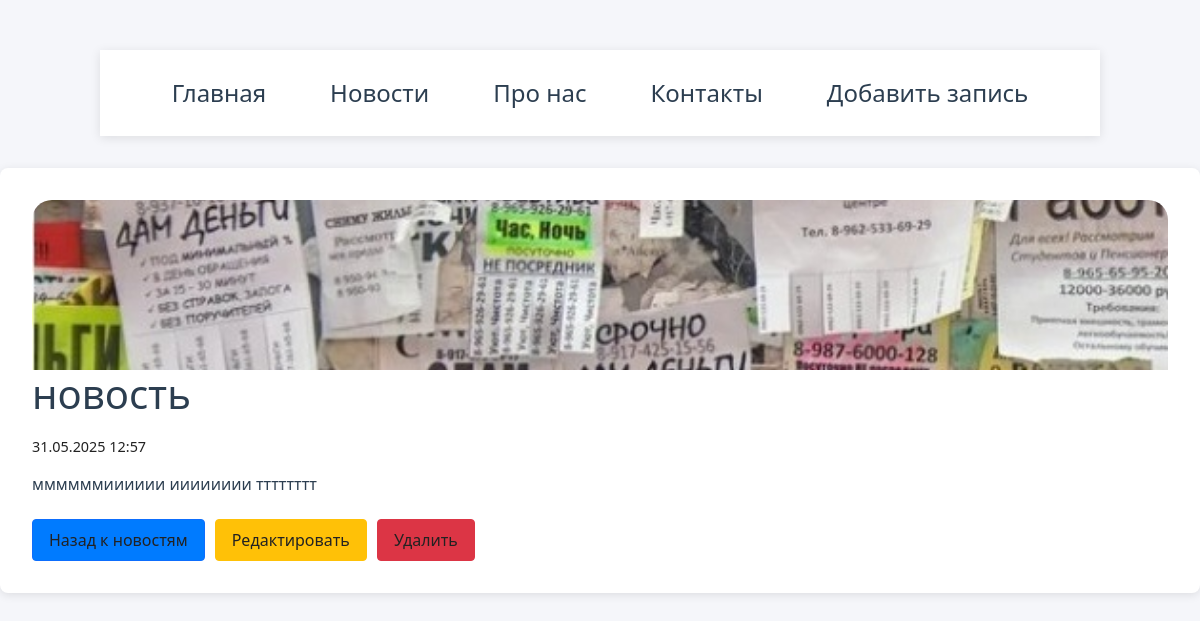
Page /news/5/ on the committed database.
### news/models.py (models this page shows, shortened)
class Articles(models.Model):
    title = models.CharField('Название', max_length=50)
    anons = models.CharField('Анонс', max_length=50)
    full_text = models.TextField('Статья', max_length=100)
    date = models.DateTimeField('Дата публикации')
    photo = models.ImageField('Фото', upload_to='photos/%Y/%m/%d/', blank=True, null=True)
    class Meta:
        verbose_name = 'Новость'
        verbose_name_plural = 'Новости'

### news/views.py (the view)
# urls.py: path('<int:pk>/', views.news_detail, name='news_detail'),
def news_detail(request, pk):
    article = get_object_or_404(Articles, pk=pk)
    return render(request, 'news/news_detail.html', {'article': article})

### news/templates/news/news_detail.html (shortened to what this page needs)
{% extends "main/layout.html" %}
{% block content %}
    <div class="news-detail">
        {% if article.photo %}
            <img src="{{ article.photo.url }}" alt="{{ article.title }}" class="news-photo">
        {% endif %}
        <h1>{{ article.title }}</h1>
        <p class="news-date">{{ article.date|date:"d.m.Y H:i" }}</p>
        <div class="news-text">
            {{ article.full_text|linebreaks }}
        </div>
        <div class="news-actions">
            <a href="{% url 'news' %}" class="btn btn-primary">Назад к новостям</a>
            <a href="{% url 'news_update' article.id %}" class="btn btn-warning">Редактировать</a>
            <a href="{% url 'news_delete' article.id %}" class="btn btn-danger">Удалить</a>
        </div>
    </div>
{% endblock %}

### main/static/main/css/main.css (style rules this page uses)
:root { --primary-color: #2c3e50; --secondary-color: #3498db; --accent-color: #e74c3c; --text-color: #2c3e50; --background-color: #f5f6fa; --nav-bg: #ffffff; --shadow: 0 2px 10px rgba(0, 0, 0, 0.1); }
body { margin: 0; padding: 0; font-family: 'Segoe UI', system-ui, -apple-system, sans-serif; background-color: var(--background-color); color: var(--text-color); line-height: 1.6; }
main h1, main h2, main h3 { color: var(--primary-color); margin-bottom: 1rem; }
main p { color: var(--text-color); margin-bottom: 1rem; line-height: 1.8; }

### main/static/main/css/style.css (style rules this page uses)
.news-photo { width: 100%; height: 170px; object-fit: cover; display: block; border-top-left-radius: 20px; border-top-right-radius: 20px; border-bottom-left-radius: 0; border-bottom-right-radius: 0; background: #fff; }
.news-date { color: #222; font-size: 0.9em; margin-bottom: 10px; }
.news-actions { margin-top: 20px; display: flex; gap: 10px; }
.news-actions .btn { padding: 8px 16px; border-radius: 4px; text-decoration: none; transition: background-color 0.3s; }
.news-actions .btn-primary { background-color: #007bff; color: #222; }
.news-actions .btn-warning { background-color: #ffc107; color: #222; }
.news-actions .btn-danger { background-color: #dc3545; color: #222; }

### rows in the picture
Articles: photo (picture), title "новость", date "31.05.2025 12:57", full_text "ммммммииииии ииииииии тттттттт"
